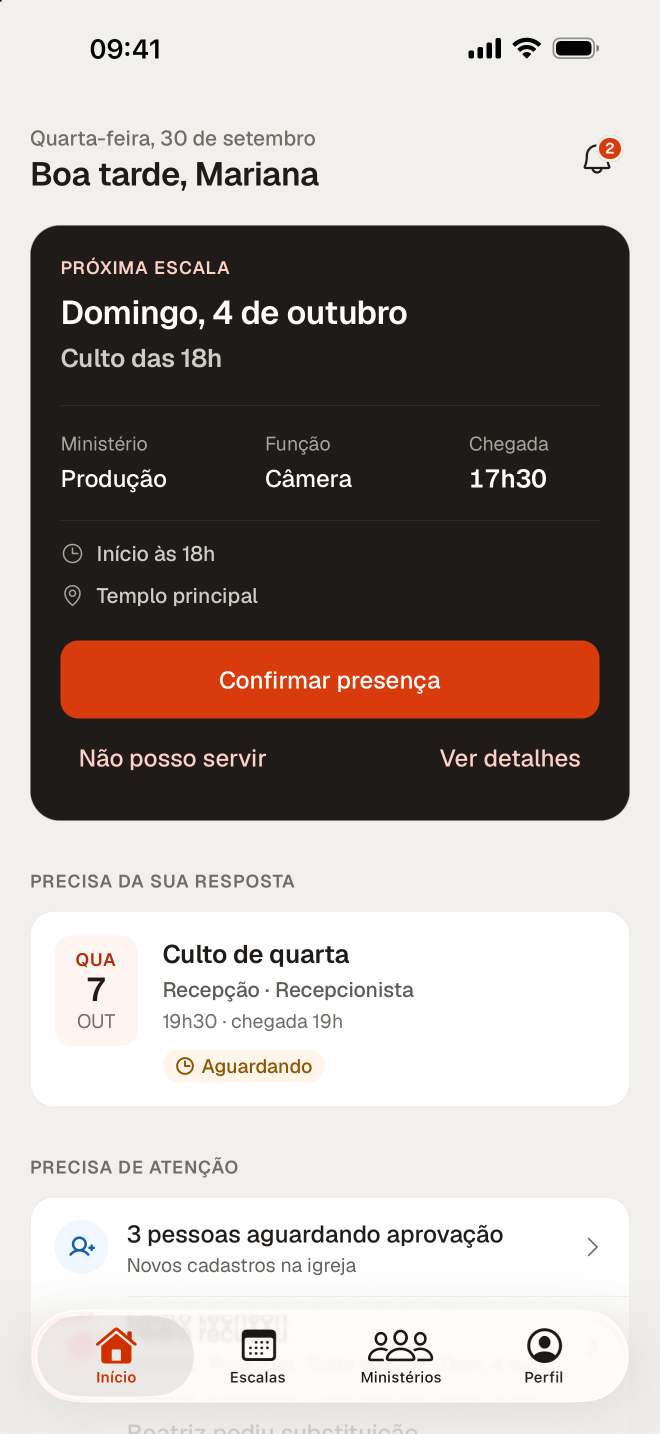
#> input picture store/raw/01-inicio.png, 1320 x 2868 px (shown at 1/2 size)
$ python make_store_images.py
#> lines starting #> are read from the running program, lines starting #| are printed output that depends on the picture; after the words box and inside, x2 and y2 are one past the last pixel; in counts of white or black regions, pixels touching at a corner belong together
"""Gera as imagens das lojas (App Store e Google Play) a partir das capturas.

Uso: python3 store/make_store_images.py
Entrada: store/raw/*.png (capturas 1320x2868 do simulador, dados fictícios).
Saída:   store/app-store/..., store/google-play/...
"""

from pathlib import Path

from PIL import Image, ImageDraw, ImageFilter, ImageFont

ROOT = Path(__file__).resolve().parent
APP = ROOT.parent
RAW = ROOT / "raw"
FONTS = APP / "node_modules/@expo-google-fonts/geist"
SEMIBOLD = str(FONTS / "600SemiBold/Geist_600SemiBold.ttf")
REGULAR = str(FONTS / "400Regular/Geist_400Regular.ttf")

# Paleta do app (theme/tokens.ts).
CREAM = (242, 240, 236)
INK = (30, 27, 24)
INK_2 = (94, 90, 85)
BRAND = (216, 59, 12)
BRAND_MARK = (244, 83, 42)
ON_BRAND = (245, 237, 228)
NIGHT = (16, 14, 11)
NIGHT_2 = (207, 203, 198)

# (arquivo, título, subtítulo, tema[, mascote])
# Mascote: o Servo do site (assets/mascot), saindo pela lateral do celular.
# Fica junto da tela do app — a Apple pede capturas do app em uso.
SLIDES = [
    ("01-inicio", "Sua próxima escala,\nsempre à vista", "Confirme presença com um toque.", "light", "acenando"),
    ("02-escala", "Tudo o que você\nprecisa saber", "Chegada, local, função e observações.", "light"),
    ("03-conversa", "Recados da equipe\nno lugar certo", "Uma conversa para cada escala.", "light"),
    ("04-repertorio", "O repertório do\nlouvor organizado", "Tom, cifra e vídeo de cada música.", "light"),
    ("05-calendario", "Seu mês de serviço\nnum relance", "E salve na agenda com lembrete.", "light"),
    ("06-equipe", "Para líderes: a equipe\nna palma da mão", "Monte escalas e acompanhe confirmações.", "light"),
    ("07-escuro", "Confortável de dia\ne de noite", "Com modo escuro automático.", "dark", "aviso"),
]

THEMES = {
    "light": {"bg": CREAM, "title": INK, "sub": INK_2},
    "brand": {"bg": BRAND_MARK, "title": ON_BRAND, "sub": (255, 222, 208)},
    "dark": {"bg": NIGHT, "title": (249, 246, 243), "sub": NIGHT_2},
}


def rounded(img: Image.Image, radius: int) -> Image.Image:
    mask = Image.new("L", img.size, 0)
    ImageDraw.Draw(mask).rounded_rectangle((0, 0, img.width - 1, img.height - 1), radius, fill=255)
    out = img.convert("RGBA")
    out.putalpha(mask)
    return out


def device(shot: Image.Image, width: int, bezel_color=(20, 18, 16)) -> Image.Image:
    """Tela com moldura fina escura, cantos de iPhone e sombra suave."""
    scale = width / shot.width
    screen = shot.convert("RGB").resize((width, round(shot.height * scale)), Image.LANCZOS)
    bezel = max(6, round(width * 0.022))
    r_screen = round(width * 0.125)
    frame = Image.new("RGBA", (screen.width + bezel * 2, screen.height + bezel * 2), (0, 0, 0, 0))
    ImageDraw.Draw(frame).rounded_rectangle(
        (0, 0, frame.width - 1, frame.height - 1), r_screen + bezel, fill=bezel_color + (255,)
    )
    frame.alpha_composite(rounded(screen, r_screen), (bezel, bezel))
    pad = round(width * 0.08)
    canvas = Image.new("RGBA", (frame.width + pad * 2, frame.height + pad * 2), (0, 0, 0, 0))
    shadow = Image.new("RGBA", canvas.size, (0, 0, 0, 0))
    ImageDraw.Draw(shadow).rounded_rectangle(
        (pad, pad + round(pad * 0.35), pad + frame.width, pad + frame.height), r_screen + bezel, fill=(0, 0, 0, 70)
    )
    canvas.alpha_composite(shadow.filter(ImageFilter.GaussianBlur(pad * 0.45)))
    canvas.alpha_composite(frame, (pad, pad))
    return canvas


def text_block(draw, x, y, text, font, fill, line_gap):
    for line in text.split("\n"):
        draw.text((x, y), line, font=font, fill=fill)
        bbox = draw.textbbox((x, y), line, font=font)
        y = bbox[3] + line_gap
    return y


def mascot(pose: str, height: int) -> Image.Image:
    im = Image.open(APP / f"assets/mascot/{pose}.png").convert("RGBA")
    w = round(im.width * height / im.height)
    im = im.resize((w, height), Image.LANCZOS)
    # Sombra suave no chão, para "pousar" sobre o celular.
    canvas = Image.new("RGBA", (w, height), (0, 0, 0, 0))
    shadow = Image.new("RGBA", (w, height), (0, 0, 0, 0))
    a = im.split()[3].point(lambda v: 60 if v > 10 else 0)
    shadow.putalpha(a)
    canvas.alpha_composite(shadow.filter(ImageFilter.GaussianBlur(height * 0.03)), (round(w * 0.02), round(height * 0.03)))
    canvas.alpha_composite(im)
    return canvas


def slide(name, title, sub, theme, size, pose=None) -> Image.Image:
    W, H = size
    t = THEMES[theme]
    img = Image.new("RGBA", (W, H), t["bg"] + (255,))
    draw = ImageDraw.Draw(img)
    margin = round(W * 0.085)
    title_font = ImageFont.truetype(SEMIBOLD, round(W * 0.078))
    sub_font = ImageFont.truetype(REGULAR, round(W * 0.038))
    y = round(H * 0.075)
    y = text_block(draw, margin, y, title, title_font, t["title"], round(W * 0.012))
    y = text_block(draw, margin, y + round(W * 0.022), sub, sub_font, t["sub"], 0)
    shot = Image.open(RAW / f"{name}.png")
    phone = device(shot, round(W * 0.8), (62, 58, 54) if theme == "dark" else (20, 18, 16))
    top = y + round(H * 0.035) - round(W * 0.8 * 0.08)
    if pose:
        # Celular um pouco à esquerda; o mascote sai pela direita, embaixo.
        img.alpha_composite(phone, (round(-W * 0.05), top))
        m = mascot(pose, round(min(W * 0.38, H * 0.165)))
        img.alpha_composite(m, (W - m.width - round(W * 0.015), H - m.height - round(H * 0.015)))
    else:
        img.alpha_composite(phone, ((W - phone.width) // 2, top))
    return img.convert("RGB")


def feature_graphic() -> Image.Image:
    """Google Play: 1024x500, sem transparência."""
    W, H = 1024, 500
    img = Image.new("RGB", (W, H), BRAND_MARK)
    draw = ImageDraw.Draw(img)
    icon = Image.open(APP / "assets/icon.png").convert("RGBA").resize((150, 150), Image.LANCZOS)
    img.paste(rounded(icon, 34), (72, 90), rounded(icon, 34))
    draw.text((72, 272), "Servos", font=ImageFont.truetype(SEMIBOLD, 76), fill=ON_BRAND)
    draw.text((72, 372), "Escalas da igreja, sem complicação.", font=ImageFont.truetype(REGULAR, 34), fill=(255, 222, 208))
    shot = Image.open(RAW / "01-inicio.png")
    phone = device(shot, 300)
    canvas = img.convert("RGBA")
    canvas.alpha_composite(phone, (W - phone.width + 10, 30))
    return canvas.convert("RGB")


def icon(size: int) -> Image.Image:
    base = Image.open(APP / "assets/icon.png").convert("RGBA")
    flat = Image.new("RGB", base.size, BRAND_MARK)
    flat.paste(base, mask=base.split()[3])
    return flat.resize((size, size), Image.LANCZOS)


def main():
    targets = {
        "app-store/iphone-6.9": (1320, 2868),
        "app-store/iphone-6.5": (1242, 2688),
        "google-play/telefone": (1080, 1920),
    }
    for folder, size in targets.items():
        out = ROOT / folder
        out.mkdir(parents=True, exist_ok=True)
        for i, (name, title, sub, theme, *pose) in enumerate(SLIDES, 1):
            slide(name, title, sub, theme, size, pose[0] if pose else None).save(out / f"{i:02d}-{name[3:]}.png", optimize=True)
#> in slide, `y = text_block(draw, margin, y, title, title_font, t["title"], round(W..`: y = 481
#> in slide, `y = text_block(draw, margin, y + round(W * 0.022), sub, sub_font, t["s..`: y = 567
#> in slide, shot is the input picture: PIL image 1320x2868 RGBA; mean R, G, B, A 171.8, 162.7, 157.8, 255
#> in device, `frame = Image.new("RGBA", (screen.width + bezel * 2, screen.height + b..`: frame: PIL image 1102x2340 RGBA; every value is 0
#> in device, `ImageDraw.Draw(frame).rounded_rectangle( (0, 0, frame.width - 1, frame..`:
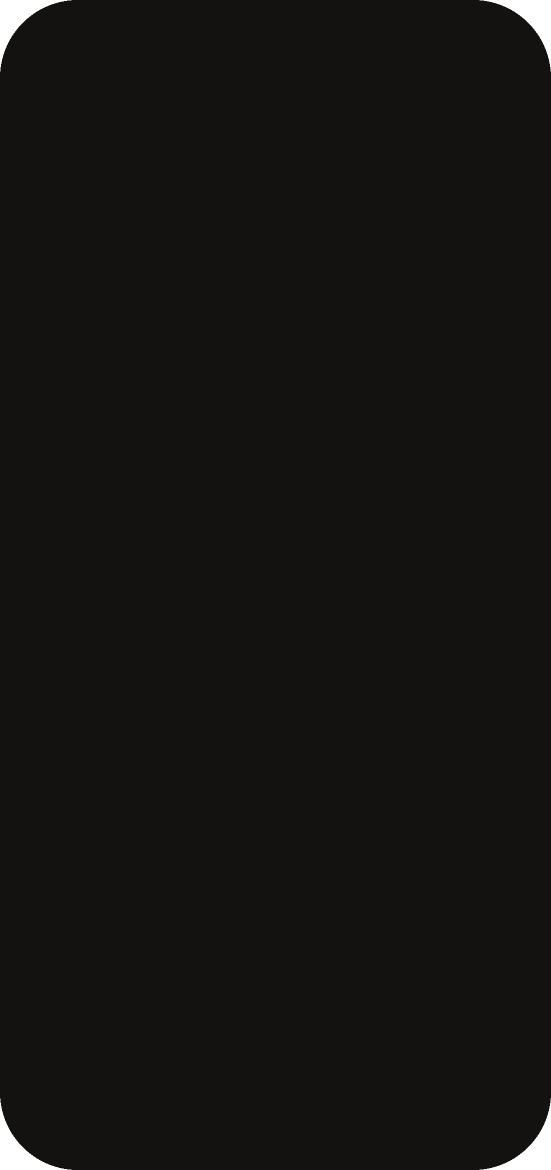
#> frame: PIL image 1102x2340 RGBA (shown at 1/2 size); mean R, G, B, A 19.8, 17.9, 15.9, 252.9; transparent parts drawn white
#> in rounded, `mask = Image.new("L", img.size, 0)`: mask: PIL image 1056x2294 L; every value is 0
#> in rounded, `ImageDraw.Draw(mask).rounded_rectangle((0, 0, img.width - 1, img.heigh..`:
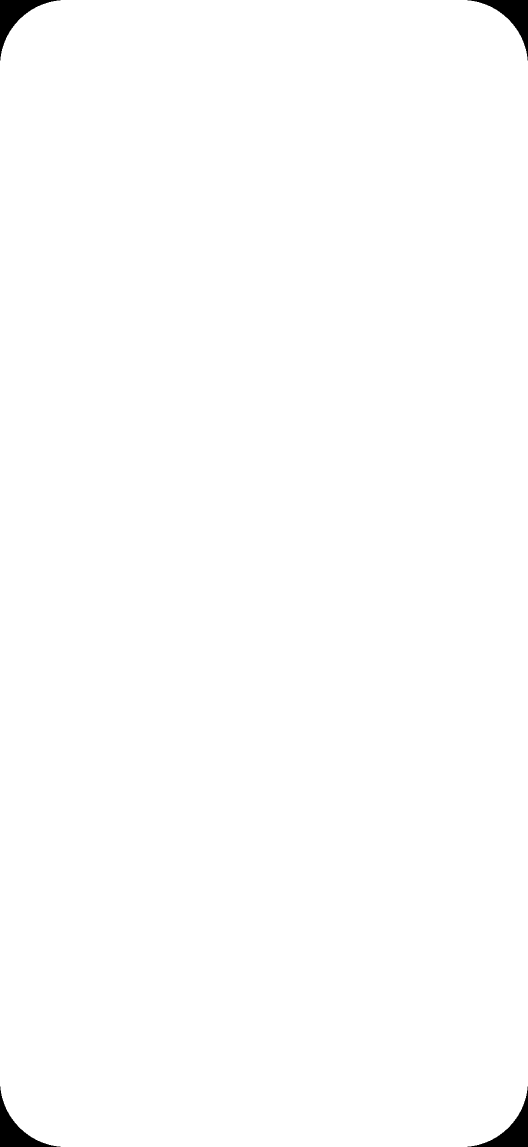
#> mask: PIL image 1056x2294 L (shown at 1/2 size); 99.4% white; 4 black regions, box (x1, y1, x2, y2) and area: (0, 0, 121, 121) 3775, (935, 0, 1056, 121) 3775, (0, 2173, 121, 2294) 3775, (935, 2173, 1056, 2294) 3775
#> in device, `canvas = Image.new("RGBA", (frame.width + pad * 2, frame.height + pad ..`: canvas: PIL image 1270x2508 RGBA; every value is 0
#> in device, `ImageDraw.Draw(shadow).rounded_rectangle( (pad, pad + round(pad * 0.35..`:
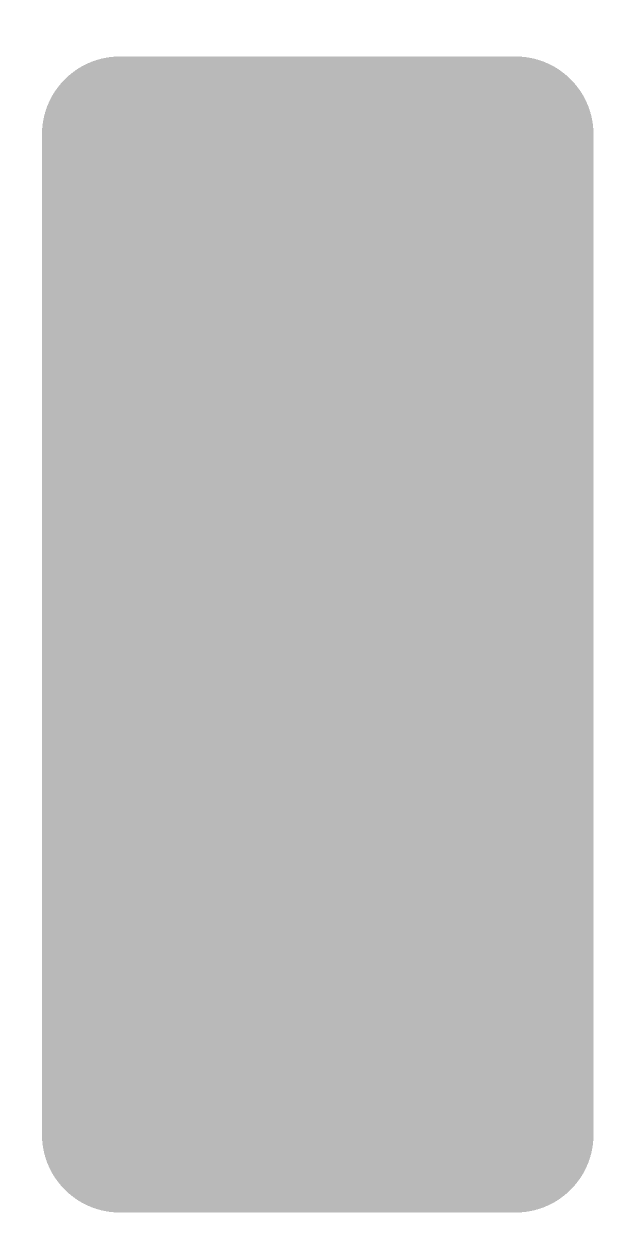
#> shadow: PIL image 1270x2508 RGBA (shown at 1/2 size); mean R, G, B, A 0, 0, 0, 55.6; transparent parts drawn white
#> in device, `canvas.alpha_composite(frame, (pad, pad))`:
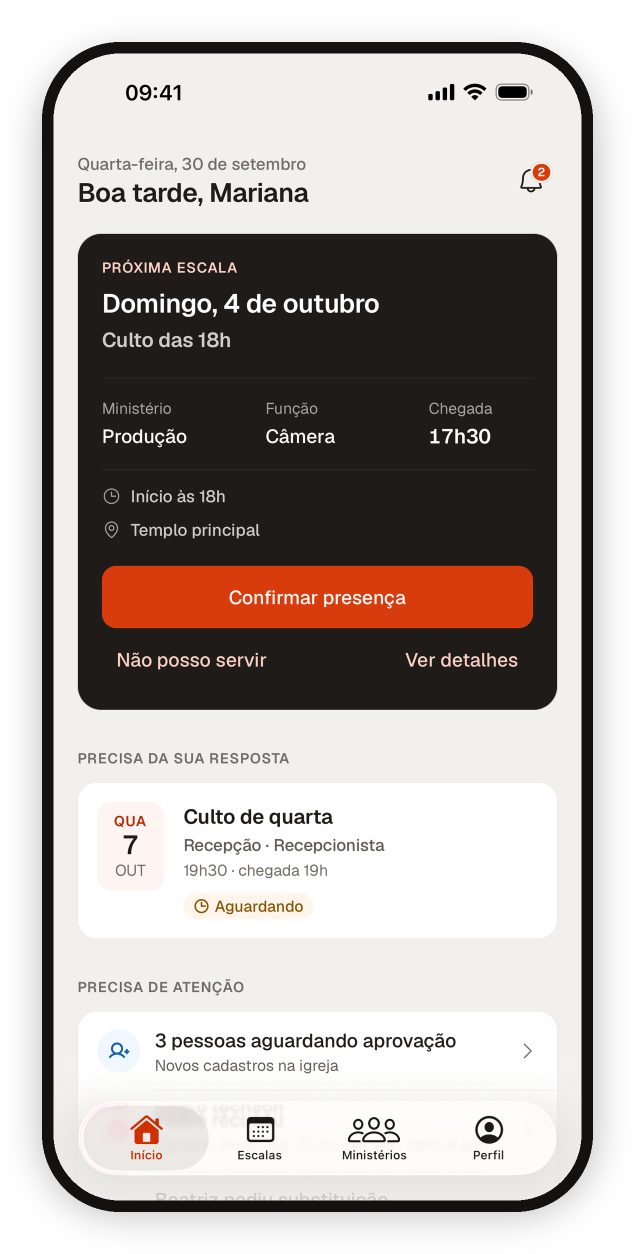
#> canvas: PIL image 1270x2508 RGBA (shown at 1/2 size); mean R, G, B, A 130.4, 123.4, 119.6, 206.8; transparent parts drawn white
#> in slide, `top = y + round(H * 0.035) - round(W * 0.8 * 0.08)`: top = 583
#> in slide, `img.alpha_composite(phone, (round(-W * 0.05), top))`:
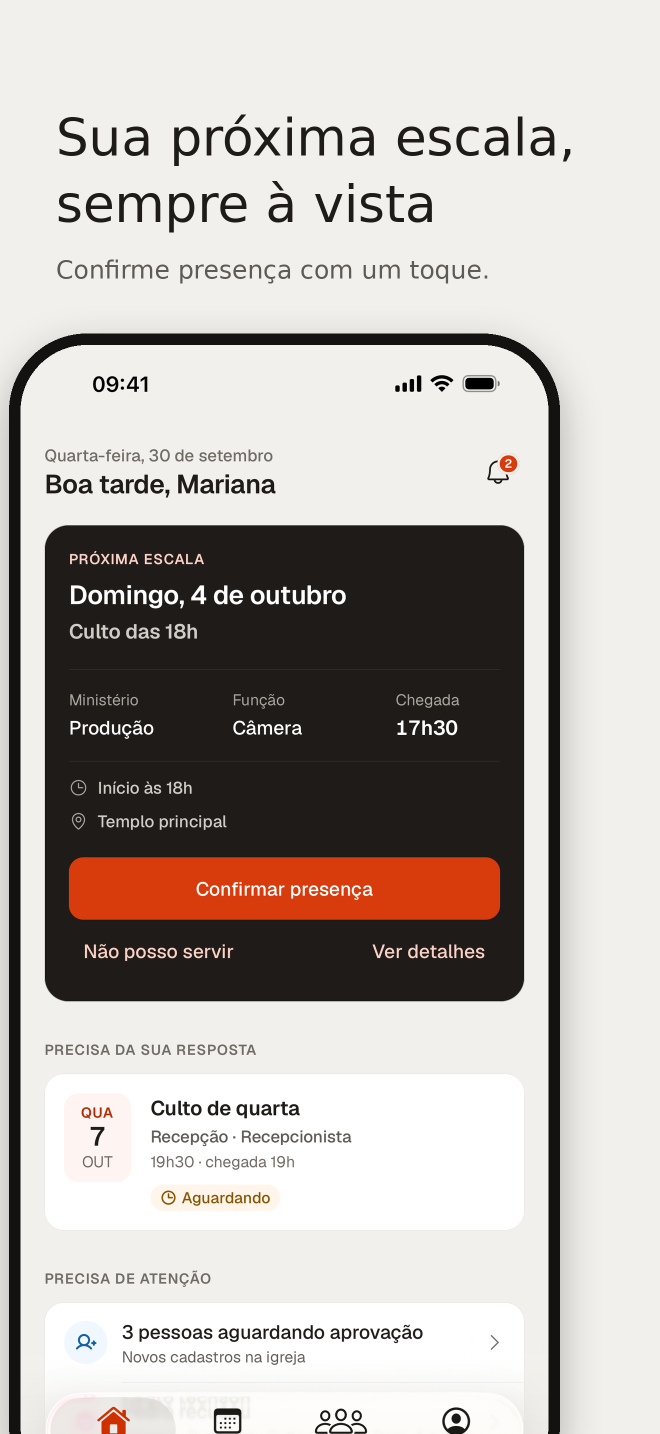
#> img: PIL image 1320x2868 RGBA (shown at 1/2 size); mean R, G, B, A 186.7, 180.1, 175.7, 255
    (ROOT / "app-store").mkdir(exist_ok=True)
    icon(1024).save(ROOT / "app-store/icone-1024.png")
    gp = ROOT / "google-play"
    icon(512).save(gp / "icone-512.png")
    feature_graphic().save(gp / "grafico-de-recursos-1024x500.png")
    print("ok")


if __name__ == "__main__":
#> (the run stopped early here; a loop or call above may not have finished)
